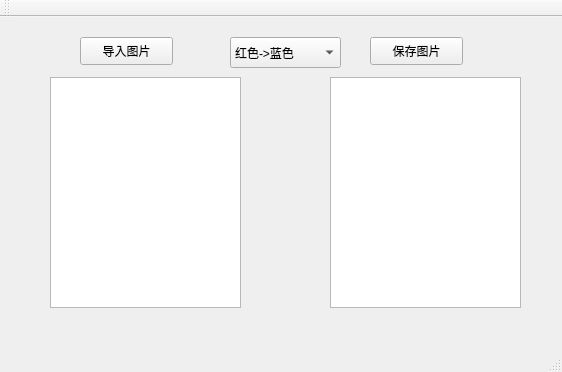
<?xml version="1.0" encoding="UTF-8"?>
<ui version="4.0">
 <class>MainWindow</class>
 <widget class="QMainWindow" name="MainWindow">
  <property name="geometry">
   <rect>
    <x>0</x>
    <y>0</y>
    <width>562</width>
    <height>372</height>
   </rect>
  </property>
  <property name="windowTitle">
   <string>MainWindow</string>
  </property>
  <widget class="QWidget" name="centralWidget">
   <widget class="QPushButton" name="pushButton">
    <property name="geometry">
     <rect>
      <x>80</x>
      <y>20</y>
      <width>93</width>
      <height>28</height>
     </rect>
    </property>
    <property name="text">
     <string>导入图片</string>
    </property>
   </widget>
   <widget class="QGraphicsView" name="graphicsView">
    <property name="geometry">
     <rect>
      <x>50</x>
      <y>60</y>
      <width>191</width>
      <height>231</height>
     </rect>
    </property>
   </widget>
   <widget class="QGraphicsView" name="graphicsView_2">
    <property name="geometry">
     <rect>
      <x>330</x>
      <y>60</y>
      <width>191</width>
      <height>231</height>
     </rect>
    </property>
   </widget>
   <widget class="QPushButton" name="pushButton_2">
    <property name="geometry">
     <rect>
      <x>370</x>
      <y>20</y>
      <width>93</width>
      <height>28</height>
     </rect>
    </property>
    <property name="text">
     <string>保存图片</string>
    </property>
   </widget>
   <widget class="QComboBox" name="comboBox">
    <property name="geometry">
     <rect>
      <x>230</x>
      <y>20</y>
      <width>111</width>
      <height>31</height>
     </rect>
    </property>
    <item>
     <property name="text">
      <string>红色-&gt;蓝色</string>
     </property>
    </item>
    <item>
     <property name="text">
      <string>蓝色-&gt;红色</string>
     </property>
    </item>
   </widget>
  </widget>
  <widget class="QMenuBar" name="menuBar">
   <property name="geometry">
    <rect>
     <x>0</x>
     <y>0</y>
     <width>562</width>
     <height>26</height>
    </rect>
   </property>
  </widget>
  <widget class="QToolBar" name="mainToolBar">
   <attribute name="toolBarArea">
    <enum>TopToolBarArea</enum>
   </attribute>
   <attribute name="toolBarBreak">
    <bool>false</bool>
   </attribute>
  </widget>
  <widget class="QStatusBar" name="statusBar"/>
 </widget>
 <layoutdefault spacing="6" margin="11"/>
 <resources/>
 <connections/>
</ui>
